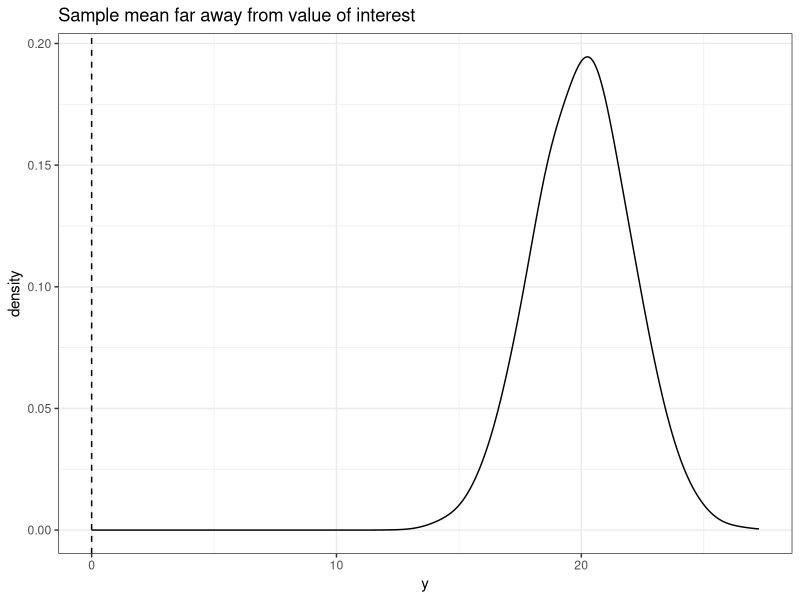
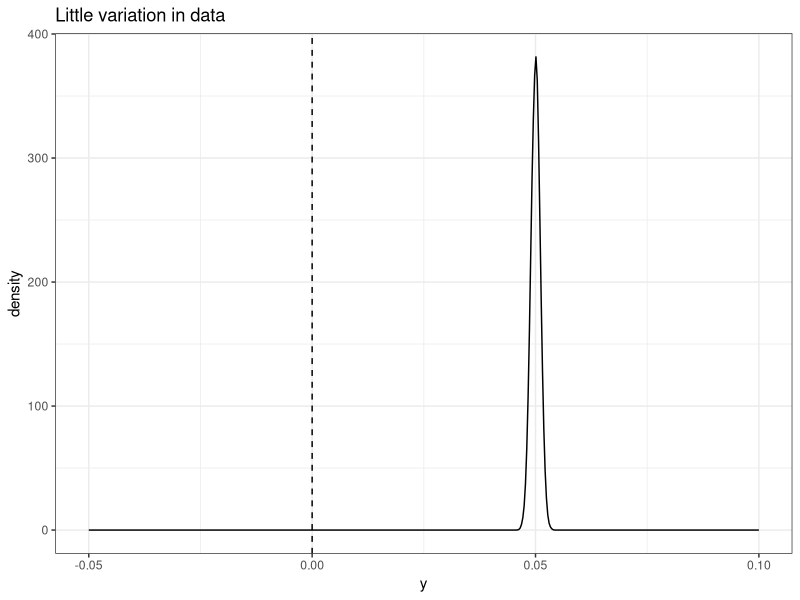
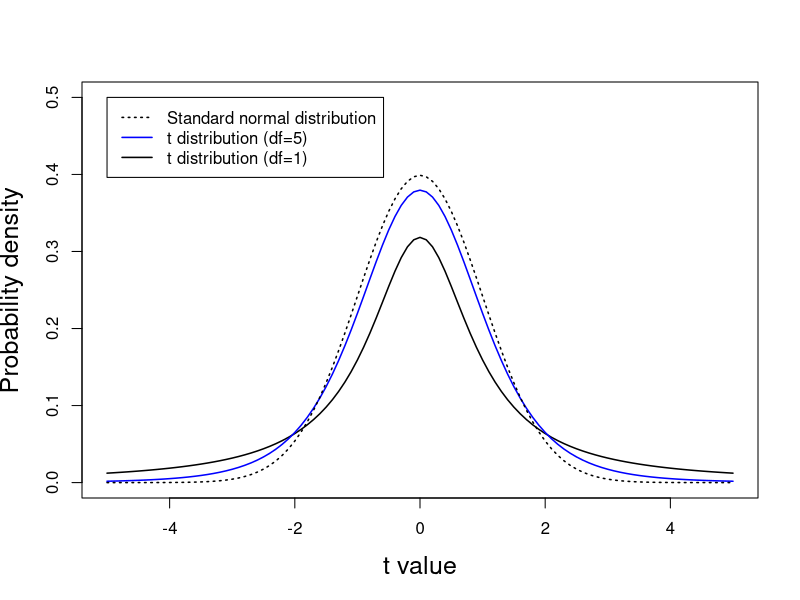
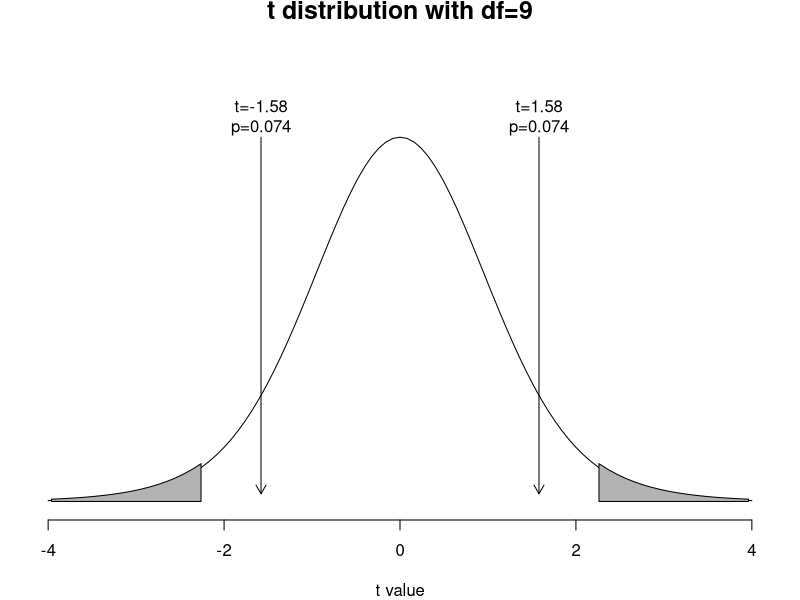
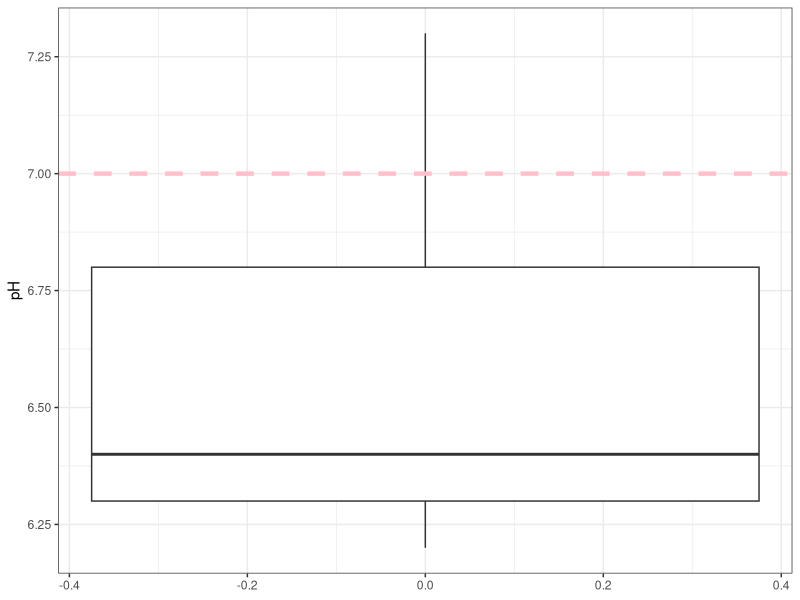
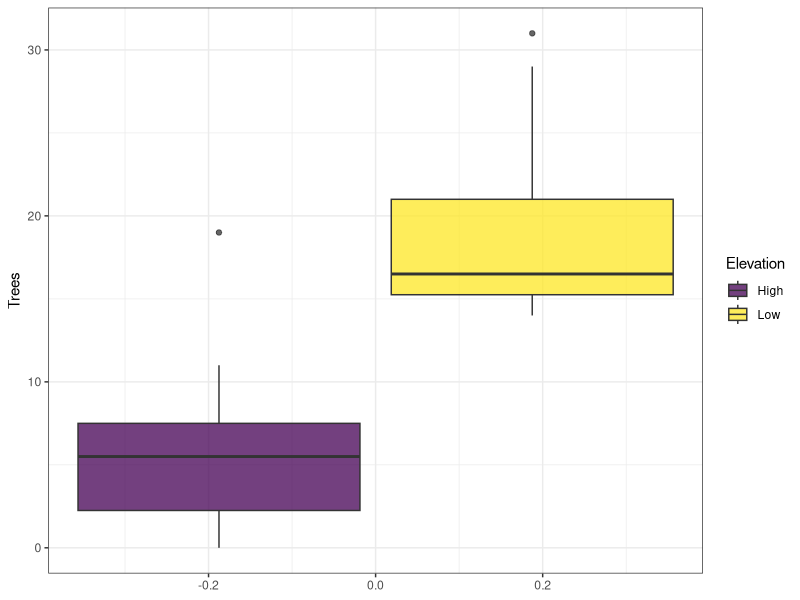
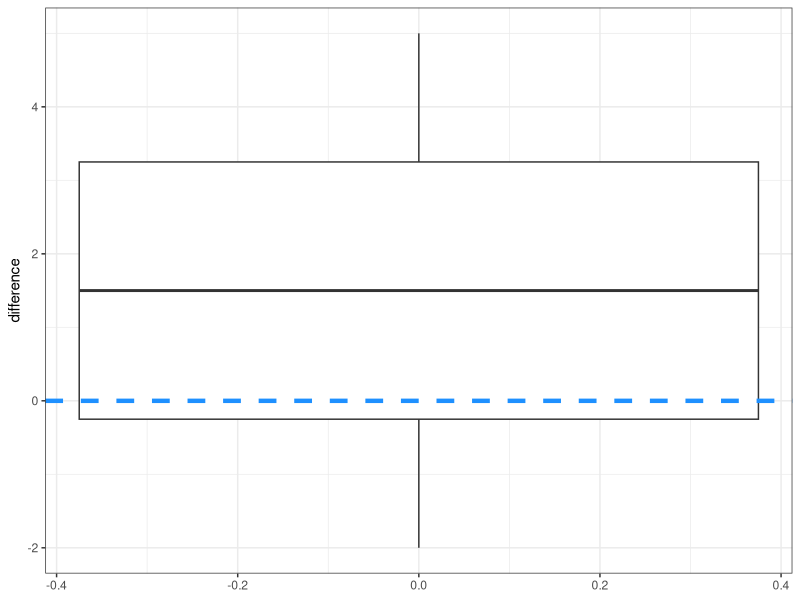

Source code (R) for these figures, in order:
## ---- chunk 1
#| label: setup
#| include: false

# libraries
library(tidyverse)

# data objects
library(tidyverse)
caterpillar <- read.csv(here::here("data/caterpillar.csv"),
                        stringsAsFactors = TRUE)
## ---- chunk 2
set.seed(3987)
y2 <- rnorm(10000, sd = 2,mean = 20)

ydf <- data.frame(y = c(y2)) 

ggplot(ydf, aes(x = y)) +
  geom_density(alpha = 0.5, adjust = 2) +
  theme_bw() +
  geom_vline(xintercept = 0,
             linetype = "dashed") +
  labs(title = "Sample mean far away from value of interest")
## ---- chunk 3
set.seed(3987)
y3 <- rnorm(10000, sd = 0.001, mean = 0.05)

ydf <- data.frame(y = c(y3)) 

ggplot(ydf, aes(x = y)) +
  geom_density(alpha = 0.5, adjust = 2) +
  theme_bw() +
  xlim(c(-0.05, 0.1)) +
  geom_vline(xintercept = 0,
             linetype = "dashed") +
  labs(title = "Little variation in data")
## ---- chunk 4
curve(dt(x, 1), -5, 5, ylim=c(0, 0.5),
      xlab="t value", ylab="Probability density",
      cex.lab=1.5, lwd=1.5)
curve(dt(x, 5), -5, 5, add=TRUE, col="blue", lwd=1.5)
curve(dnorm(x, 0, 1), -5, 5, add=TRUE,  lty=3, lwd=1.5)
legend(-5, 0.5, c("Standard normal distribution", "t distribution (df=5)", "t distribution (df=1)"),
       lty=c(3, 1, 1), col=c("black", "blue", "black"), lwd=1.5)
## ---- chunk 5
op <- par(mai=c(0.8, 0.2, 0.2, 0.2))
curve(dt(x, df=18), -4, 4, xlab="t value", ylab="", yaxt="n",
      ylim=c(0,0.5),
      frame=FALSE , main="t distribution with df=9", cex.main=1.5)
xs1 <- seq(qt(.025, df=9), -4, by=-0.1)
ys1 <- dt(xs1, df=9)
xs2 <- seq(qt(.975, df=9), 4, by=0.1)
ys2 <- dt(xs2, df=9)
polygon(c(xs1, rev(xs1)), c(rep(0, length(xs1)), rev(ys1)), col=gray(0.7))
polygon(c(xs2, rev(xs2)), c(rep(0, length(xs2)), rev(ys2)), col=gray(0.7))
text(-1.58, dt(0,9), "t=-1.58\np=0.074", pos=3)
text(1.58, dt(0,9), "t=1.58\np=0.074", pos=3)
arrows(-1.58, dt(0,18), -1.58, dt(-3,18), length=0.1)
arrows(1.58, dt(0,18), 1.58, dt(3,18), length=0.1)
par(op)
## ---- chunk 6
# simulated data values
pH <- c(6.2, 6.8, 7.3, 6.4, 6.3)
## ---- chunk 7
ggplot(data = data.frame(pH = pH), 
       aes(y = pH)) +
  geom_boxplot() +
  geom_hline(yintercept = 7,
             linewidth = 1.5,
             linetype = "dashed",
             color = "pink") +
  theme_bw()
## ---- chunk 8
pH_bar <- mean(pH)
pH_bar
mu_0 <- 7
mu_0
pH_sd <- sd(pH)
pH_sd
pH_sem <- pH_sd / sqrt(length(pH))
pH_sem
## ---- chunk 9
t_stat <- (pH_bar - mu_0) / pH_sem
t_stat
## ---- chunk 10
t_crit <- qt(0.025, df = 4)
round(t_crit, 2)
## ---- chunk 11
abs(t_stat) > abs(t_crit)
## ---- chunk 12
one_samp_p_val <- pt(abs(t_stat), df = 4, lower.tail = FALSE) * 2
one_samp_p_val
## ---- chunk 13
one_sample_fit <- lm(pH - mu_0 ~ 1)
# remember that pH is a vector
# if pH was a column in our df (data.frame), the model would be:
# lm(pH - mu_0 ~ 1, data = df)
summary(one_sample_fit)
## ---- chunk 14
pH_bar - mu_0
pH_sd
pH_sem
t_crit
one_samp_p_val
## ---- chunk 15
tree_df <- data.frame(Trees = c(16, 14, 18, 17, 29,
                           31, 14, 16, 22, 15,
                           2, 11, 6, 8, 0,
                           3, 19, 1, 6, 5),
                 Elevation = factor(
                   rep(c("Low", "High"),
                       each = 10)))

ggplot(tree_df,
       aes(y = Trees,
           fill = Elevation)) + 
  geom_boxplot(alpha = 0.75) +
  theme_bw() +
  scale_fill_viridis_d()
## ---- chunk 16
two_sample_fit <- lm(Trees ~ Elevation, data = tree_df)
summary(two_sample_fit)
## ---- chunk 17
as_tibble(caterpillar)
## ---- chunk 18
caterpillar |>
  group_by(plot_number) |>
  mutate(difference = -diff(caterpillar_count))
## ---- chunk 19
cat_diff <- caterpillar |>
  group_by(plot_number) |>
  summarize(difference = -diff(caterpillar_count))
cat_diff
## ---- chunk 20
ggplot(cat_diff, 
       aes(y = difference)) +
  geom_boxplot() +
  geom_hline(yintercept = 0,
             color = "dodgerblue",
             linewidth = 1.5,
             linetype = "dashed") +
  theme_bw()
## ---- chunk 21
paired_fit <- lm(difference ~ 1, data = cat_diff)
summary(paired_fit)
